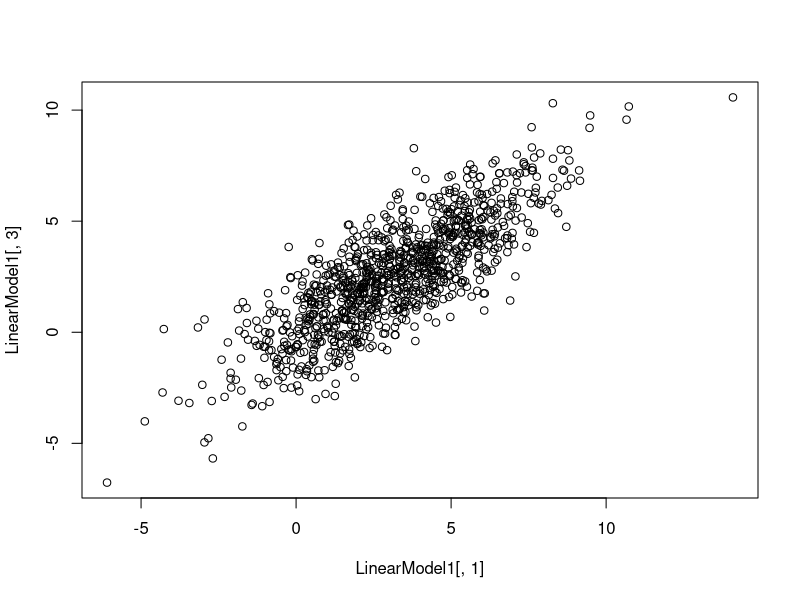
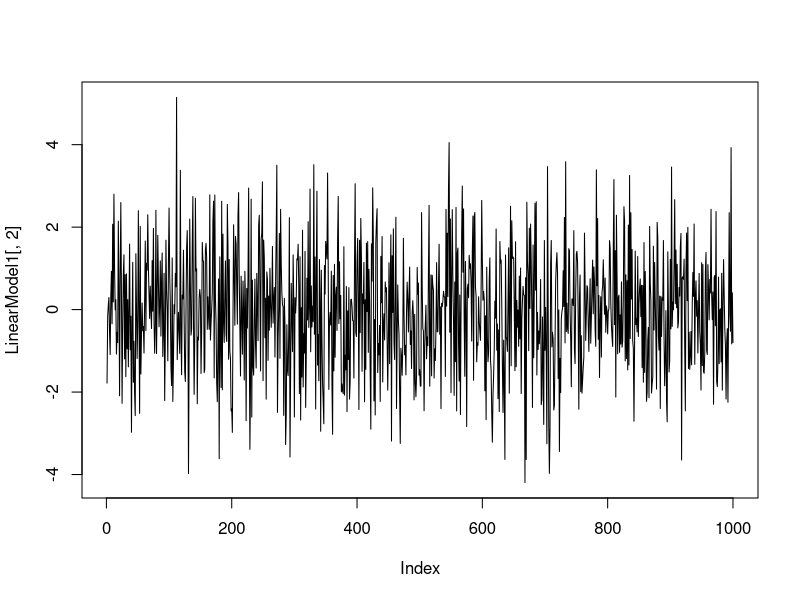
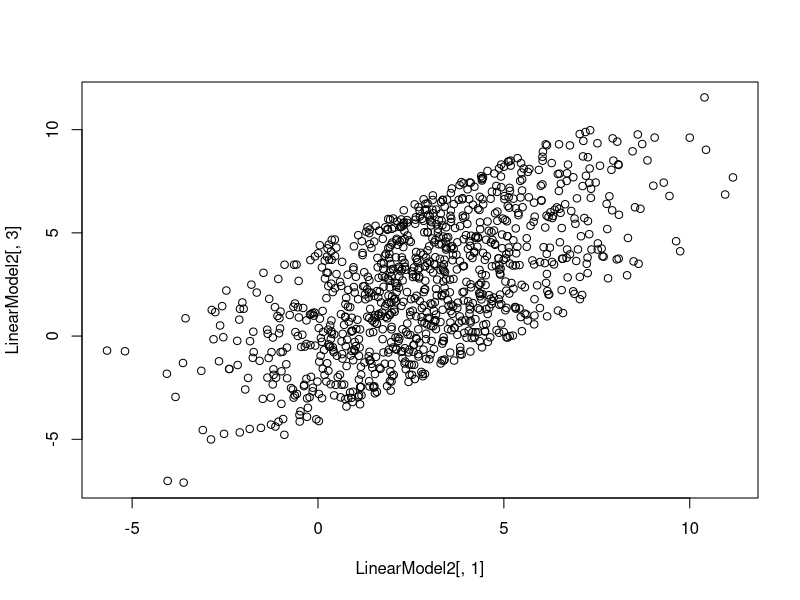
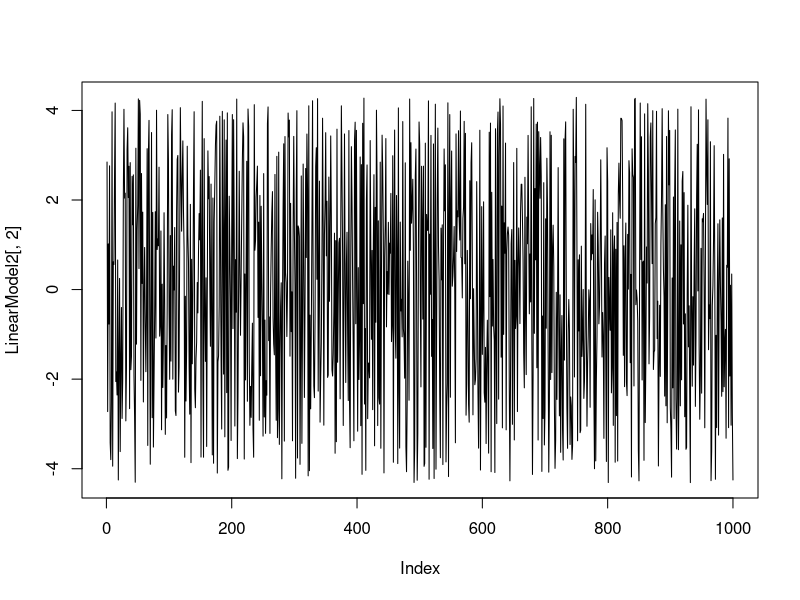
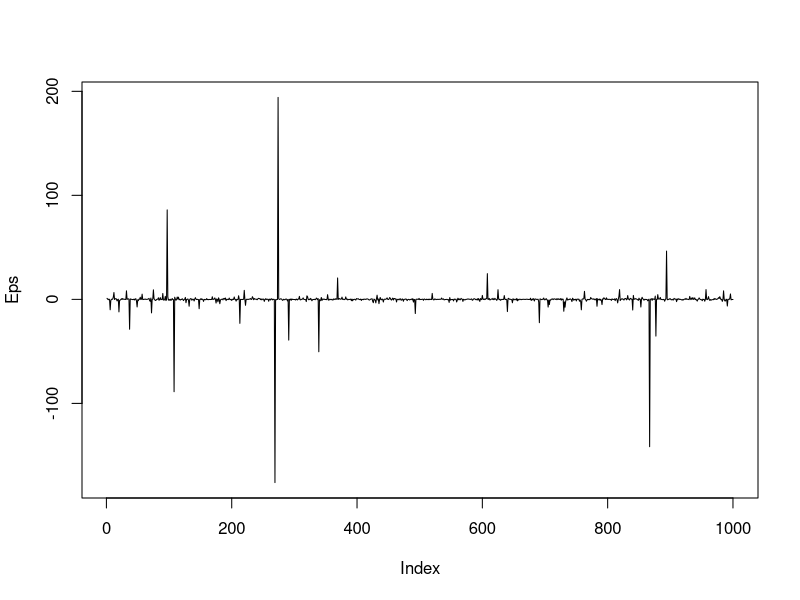
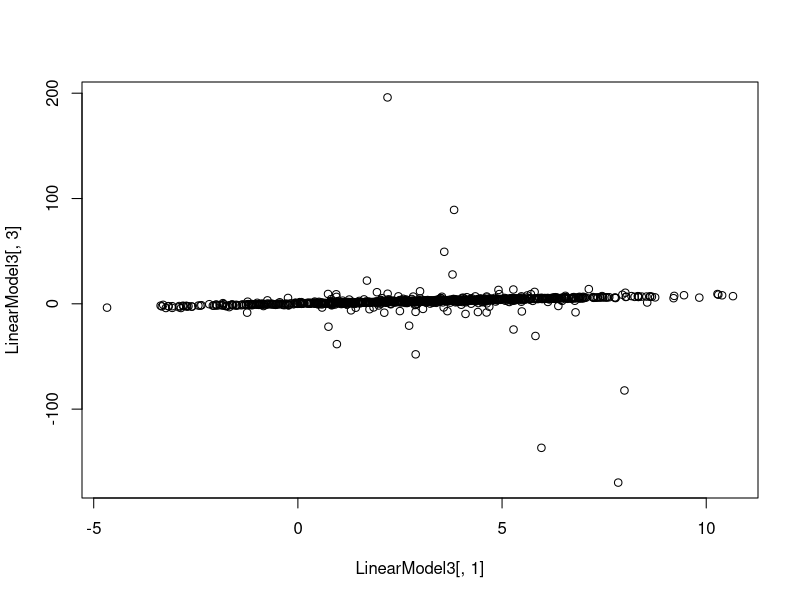
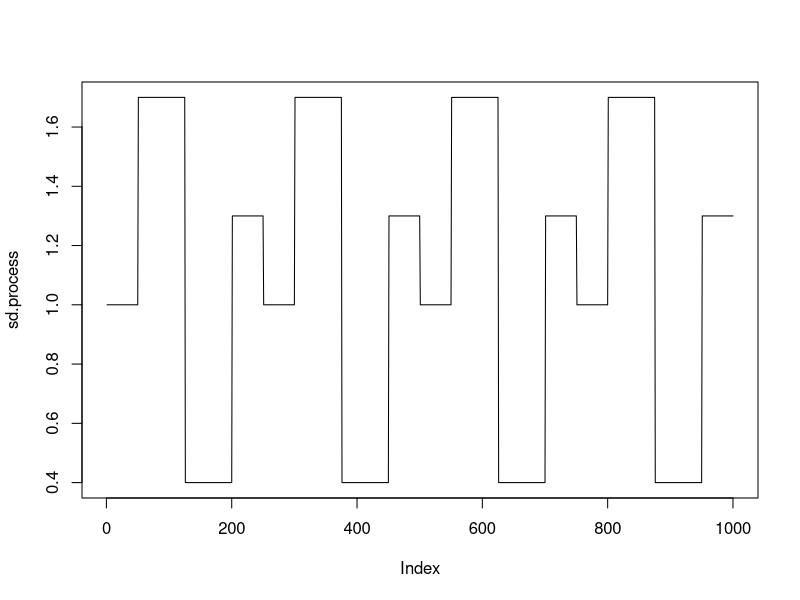
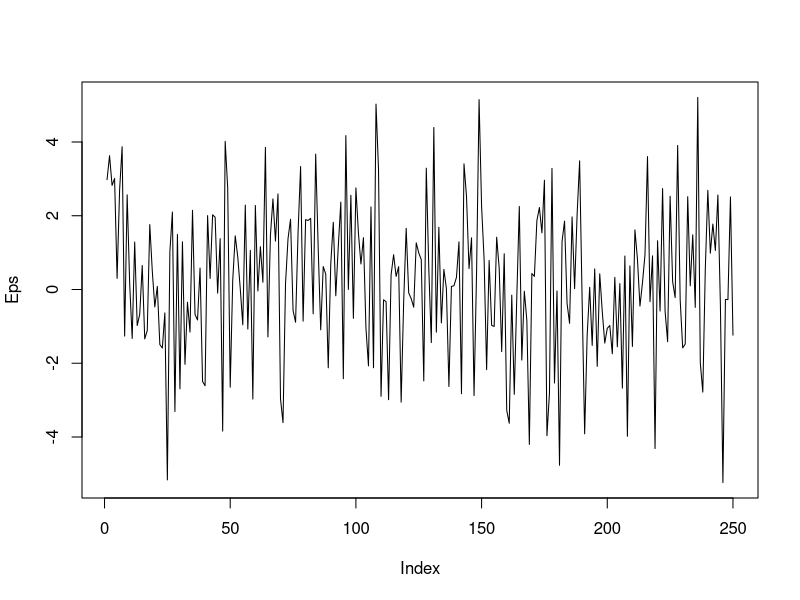

Source code (R) for these figures, in order: (Note: this script raises an error after producing the figures.)
## ---- chunk 1
# Slope and Intercept
a<-.8; b<-.1
nSample<-1000

## ---- chunk 2
# Model 1
# Variable X~Norm(3,2.5)
X<-rnorm(n=nSample,mean=3,sd=2.5)
# Residuals Eps~Norm(0.1.5)
Eps<-rnorm(n=nSample,mean=0,sd=1.5)
Y<-a*X+b+Eps
LinearModel1<-cbind(X,Eps,Y)
plot(LinearModel1[,1],LinearModel1[,3])
## ---- chunk 3
plot(LinearModel1[,2],type="l")
## ---- chunk 4
# Model 2
# Normal X, Uniform Eps 
X<-rnorm(n=nSample,mean=3,sd=2.5)
Eps<-runif(n=nSample,min=-4.33,max=4.33)
Y<-a*X+b+Eps
LinearModel2<-cbind(X,Eps,Y)
plot(LinearModel2[,1],LinearModel2[,3])
## ---- chunk 5
plot(LinearModel2[,2],type="l")
## ---- chunk 6
# Model 3
# Normal X, Cauchy Eps
X<-rnorm(n=nSample,mean=3,sd=2.5)
Eps<-rcauchy(n=nSample,location=0,scale=.3)
## ---- chunk 7
plot(Eps,type="l")
## ---- chunk 8
sd(Eps)
## ---- chunk 9
Eps1<-rcauchy(n=nSample,location=0,scale=.3)
Eps2<-rcauchy(n=nSample,location=0,scale=.3)
Eps3<-rcauchy(n=nSample,location=0,scale=.3)
Eps4<-rcauchy(n=nSample,location=0,scale=.3)
Eps5<-rcauchy(n=nSample,location=0,scale=.3)
c(sd(Eps1),sd(Eps2),sd(Eps3),sd(Eps4),sd(Eps5))
## ---- chunk 10
Y<-a*X+b+Eps
LinearModel3<-cbind(X,Eps,Y)
plot(LinearModel3[,1],LinearModel3[,3])
## ---- chunk 11
# Model 4
# Normal X, Non-homoscedastic (heteroscedastic) Eps
X<-rnorm(n=nSample,mean=3,sd=2.5)
## ---- chunk 12
sd.Values<-c(1,1.7,.4,1.3)
sd.process<-rep(c(rep(sd.Values[1],50),
                  rep(sd.Values[2],75),
                  rep(sd.Values[3],75),
                  rep(sd.Values[4],50)),
            4)
            
plot(sd.process,type="l")
## ---- chunk 13
Eps<-rep(c(rnorm(n=50,mean=0,sd=2*sd.process[1]),
         rnorm(n=75,mean=0,sd=2*sd.process[2]),
         rnorm(n=75,mean=0,sd=2*sd.process[3]),
         rnorm(n=50,mean=0,sd=2*sd.process[4])))
## ---- chunk 14
plot(Eps,type="l")
## ---- chunk 15
set.seed(1112131415);
EpsLong<-rep(c(rnorm(n=500,mean=0,sd=2*sd.process[1]),
         rnorm(n=750,mean=0,sd=2*sd.process[2]),
         rnorm(n=750,mean=0,sd=2*sd.process[3]),
         rnorm(n=500,mean=0,sd=2*sd.process[4])))

Xvariable<-(100*floor(min(Eps))):(100*ceiling(max(Eps)))
 Xvariable<-Xvariable/100
# Plot the sample distribution and the theo. distribution
 plot(Xvariable,dnorm(Xvariable,mean=0,sd=2),type="l",
      ylim=c(0,.25),col="black",ylab="Distribution of Eps",xlab="")
 lines(density(EpsLong),col="red")
## ---- chunk 16
Y<-a*X+b+Eps
LinearModel4<-cbind(X,Eps,Y)
plot(LinearModel4[,1],LinearModel4[,3])
## ---- chunk 17
# Plot X-Y Charts for all 4 models together
layout(matrix(1:4,ncol=2))
plot(LinearModel1[,1],LinearModel1[,3],ylab="Variable Y",xlab="Variable X")
plot(LinearModel3[,1],LinearModel3[,3],ylab="Variable Y",xlab="Variable X")
plot(LinearModel4[,1],LinearModel4[,3],ylab="Variable Y",xlab="Variable X")
plot(LinearModel5[,1],LinearModel5[,3],ylab="Variable Y",xlab="Variable X")
## ---- chunk 18
# Theoretical Rho^2
Theoretical.Rho.Squared<-(.8*2.5)^2/((.8*2.5)^2+1.5^2)
Theoretical.Rho.Squared
## ---- chunk 19
# Estimate Rho^2 using lm()
c(Model1.r.squared=summary(lm(LinearModel1[,3]~LinearModel1[,1]))$r.squared,
Model2.r.squared=summary(lm(LinearModel2[,3]~LinearModel2[,1]))$r.squared,
Model3.r.squared=summary(lm(LinearModel3[,3]~LinearModel3[,1]))$r.squared,
Model4.r.squared=summary(lm(LinearModel4[,3]~LinearModel4[,1]))$r.squared)
## ---- chunk 20
lm(LinearModel1[,3]~LinearModel1[,1])
## ---- chunk 21
summary(lm(LinearModel1[,3]~LinearModel1[,1]))
## ---- chunk 22
# Estimate parameters using lm() and Method of Moments
aEstimate<-cov(LinearModel1[,3],LinearModel1[,1])/
  var(LinearModel1[,1])
bEstimate<-mean(LinearModel1[,3])-
  aEstimate*mean(LinearModel1[,1])
sigmaEstimate<-sqrt(var(LinearModel1[,3]-
                         aEstimate*LinearModel1[,1]))
c(aEstimate,bEstimate,sigmaEstimate)
